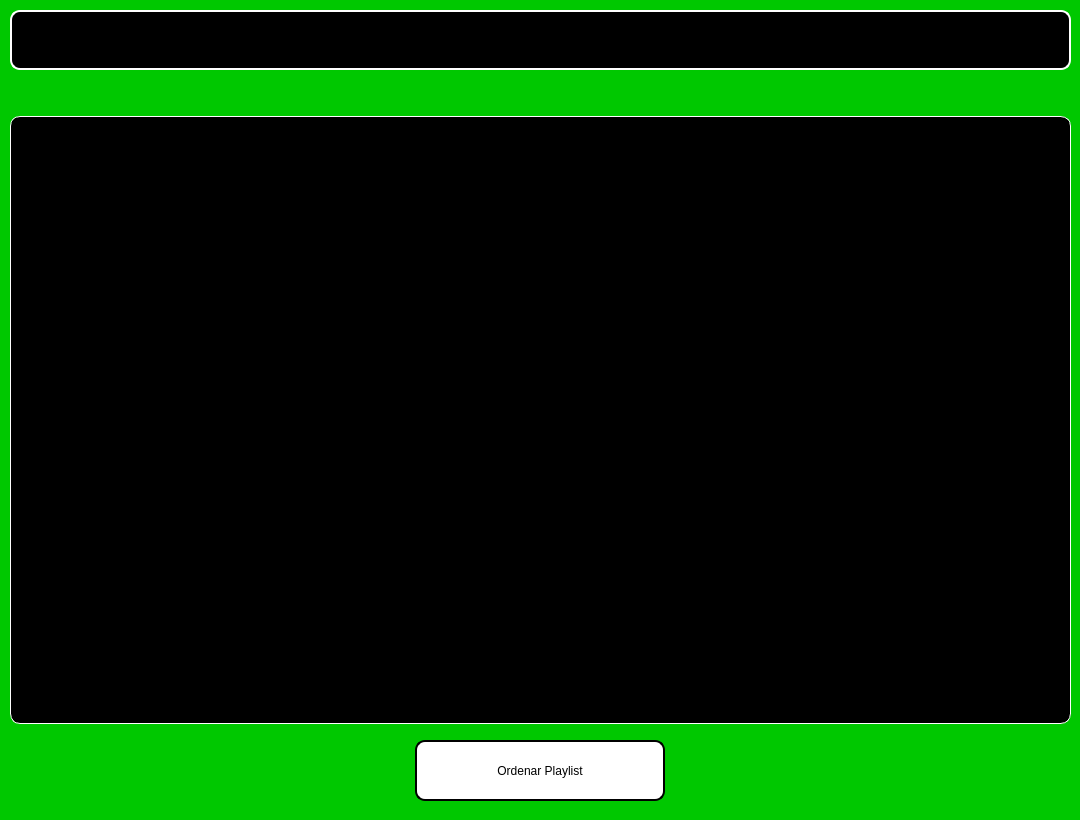
<?xml version="1.0" encoding="UTF-8"?>
<ui version="4.0">
 <class>widget</class>
 <widget class="QWidget" name="widget">
  <property name="geometry">
   <rect>
    <x>0</x>
    <y>0</y>
    <width>1080</width>
    <height>820</height>
   </rect>
  </property>
  <property name="windowTitle">
   <string>Spotify Sorter</string>
  </property>
  <property name="styleSheet">
   <string notr="true">background-color: rgb(0, 200, 0);</string>
  </property>
  <widget class="QWidget" name="verticalLayoutWidget">
   <property name="geometry">
    <rect>
     <x>10</x>
     <y>10</y>
     <width>1061</width>
     <height>791</height>
    </rect>
   </property>
   <layout class="QVBoxLayout" name="verticalLayout">
    <property name="sizeConstraint">
     <enum>QLayout::SetMinAndMaxSize</enum>
    </property>
    <item>
     <layout class="QHBoxLayout" name="horizontalLayout">
      <property name="spacing">
       <number>0</number>
      </property>
      <property name="sizeConstraint">
       <enum>QLayout::SetMinAndMaxSize</enum>
      </property>
      <item>
       <widget class="QLabel" name="l_nombre">
        <property name="minimumSize">
         <size>
          <width>800</width>
          <height>60</height>
         </size>
        </property>
        <property name="maximumSize">
         <size>
          <width>1080</width>
          <height>60</height>
         </size>
        </property>
        <property name="styleSheet">
         <string notr="true">font: 28pt &quot;Consolas&quot;;
background-color: rgb(0, 0, 0);
color: rgb(0, 200, 0);
border: 2px solid white;
border-radius: 10px;
border-style: outset;</string>
        </property>
        <property name="text">
         <string/>
        </property>
        <property name="alignment">
         <set>Qt::AlignCenter</set>
        </property>
       </widget>
      </item>
     </layout>
    </item>
    <item>
     <spacer name="verticalSpacer">
      <property name="orientation">
       <enum>Qt::Vertical</enum>
      </property>
      <property name="sizeType">
       <enum>QSizePolicy::Fixed</enum>
      </property>
      <property name="sizeHint" stdset="0">
       <size>
        <width>20</width>
        <height>40</height>
       </size>
      </property>
     </spacer>
    </item>
    <item>
     <layout class="QHBoxLayout" name="horizontalLayout_3">
      <item>
       <widget class="QTreeWidget" name="lista_playlists">
        <property name="maximumSize">
         <size>
          <width>1080</width>
          <height>16777215</height>
         </size>
        </property>
        <property name="styleSheet">
         <string notr="true">background-color: rgb(0, 0, 0);
color: rgb(0, 200, 0);
border-radius: 10px;
border-style: outset;
padding: 5px;
border: 1px solid white;
font: 16pt &quot;Consolas&quot;;
</string>
        </property>
        <property name="editTriggers">
         <set>QAbstractItemView::DoubleClicked</set>
        </property>
        <property name="showDropIndicator" stdset="0">
         <bool>false</bool>
        </property>
        <property name="alternatingRowColors">
         <bool>false</bool>
        </property>
        <property name="headerHidden">
         <bool>true</bool>
        </property>
        <column>
         <property name="text">
          <string notr="true">1</string>
         </property>
        </column>
       </widget>
      </item>
     </layout>
    </item>
    <item>
     <spacer name="verticalSpacer_2">
      <property name="orientation">
       <enum>Qt::Vertical</enum>
      </property>
      <property name="sizeType">
       <enum>QSizePolicy::Fixed</enum>
      </property>
      <property name="sizeHint" stdset="0">
       <size>
        <width>20</width>
        <height>10</height>
       </size>
      </property>
     </spacer>
    </item>
    <item>
     <layout class="QHBoxLayout" name="horizontalLayout_2">
      <item>
       <widget class="QPushButton" name="b_ordenar">
        <property name="minimumSize">
         <size>
          <width>200</width>
          <height>61</height>
         </size>
        </property>
        <property name="maximumSize">
         <size>
          <width>250</width>
          <height>61</height>
         </size>
        </property>
        <property name="cursor">
         <cursorShape>PointingHandCursor</cursorShape>
        </property>
        <property name="styleSheet">
         <string notr="true">color: rgb(0, 0, 0);
background-color: rgb(255, 255, 255);
font: 14pt &quot;Consolas&quot;;
border: 2px solid white;
border-radius: 10px;
border-style: outset;
padding: 5px;
border: 2px solid black;
</string>
        </property>
        <property name="text">
         <string>Ordenar Playlist</string>
        </property>
       </widget>
      </item>
     </layout>
    </item>
   </layout>
  </widget>
 </widget>
 <resources/>
 <connections/>
</ui>
